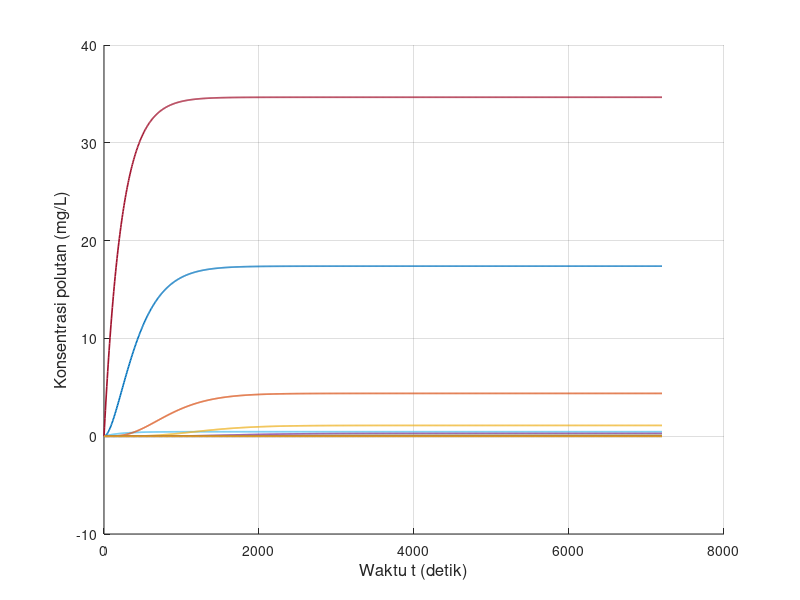

This figure's MATLAB source: (Note: this script raises an error after producing the figure.)
clear; clc; close all;

% Feby Syarief Al A`raaf
% 26050124130087
% Oseanografi C
%
% Simulasi difusi 1 dimensi metode Crank-Nicolson
% Sumber polutan kontinu
% Grafik: konsentrasi polutan terhadap waktu
% NIM = 087, sehingga:
% x = 0, y = 8, z = 7

x_digit = 0;
y_digit = 8;
z_digit = 7;

C_source = 10 * z_digit;

L = 3000;
T = 7200;

scenario(1).nama = 'Skenario 1';
scenario(1).dx   = 15;
scenario(1).dt   = 6;
scenario(1).G    = 0.5;
scenario(1).m    = 15 + z_digit;

scenario(2).nama = 'Skenario 2';
scenario(2).dx   = 30;
scenario(2).dt   = 6;
scenario(2).G    = 0.05;
scenario(2).m    = 30 + z_digit;

scenario(3).nama = 'Skenario 3';
scenario(3).dx   = 15;
scenario(3).dt   = 6;
scenario(3).G    = 1;
scenario(3).m    = 15 + z_digit;

folder_output = 'output_Kontinu_CN_Polutan_Terhadap_Waktu';
if ~exist(folder_output, 'dir')
    mkdir(folder_output);
end

for s = 1:numel(scenario)

    fprintf('\nMemproses %s\n', scenario(s).nama);

    dx       = scenario(s).dx;
    dt       = scenario(s).dt;
    G        = scenario(s).G;
    m_source = scenario(s).m;

    M_grid = round(L / dx) + 1;
    Mmax   = max(M_grid, m_source);
    Nmax   = round(T / dt);

    alpha = (G * dt) / (dx^2);

    fprintf('dx = %.3f m, dt = %.3f s, G = %.3f m^2/s, m = %d\n', dx, dt, G, m_source);
    fprintf('Mmax = %d, Nmax = %d, alpha = %.6f\n', Mmax, Nmax, alpha);

    F = zeros(Nmax + 1, Mmax);

    t_step = 0:Nmax;
    t_time = t_step * dt;

    rv = [10 12 14 16 19 21 23 24 26 28 30 32 34 36 38 40 42];
    rv_valid = rv(rv >= 1 & rv <= Mmax);

    if length(rv_valid) < length(rv)
        fprintf('%s: beberapa grid berada di luar domain sehingga tidak digrafikkan.\n', scenario(s).nama);
    end

    a = -alpha;
    b = 2 + 2 * alpha;
    c = -alpha;

    H = zeros(1, Mmax);
    Q = zeros(1, Mmax);
    D = zeros(1, Mmax);

    for n = 1:Nmax

        F(n, m_source) = C_source;

        for i = 2:(Mmax-1)
            D(i) = alpha * F(n, i+1) + (2 - 2 * alpha) * F(n, i) + alpha * F(n, i-1);
        end

        D(2)      = D(2) + alpha * F(n+1, 1);
        D(Mmax-1) = D(Mmax-1) + alpha * F(n+1, Mmax);

        H(2) = c / b;
        Q(2) = D(2) / b;

        for i = 3:(Mmax-1)
            denom = b - a * H(i-1);
            H(i) = c / denom;
            Q(i) = (D(i) - a * Q(i-1)) / denom;
        end

        F(n+1, Mmax-1) = Q(Mmax-1);

        for j = (Mmax-2):-1:2
            F(n+1, j) = H(j) * F(n+1, j+1) + Q(j);
        end

        F(n+1, 1)    = F(n+1, 2);
        F(n+1, Mmax) = F(n+1, Mmax-1);
        F(n+1, m_source) = C_source;
    end

    fig = figure('Visible', 'off', 'Position', [100 100 1400 600]);
    hold on;

    legend_text = {};

    for k = 1:length(rv_valid)
        plot(t_time, F(:, rv_valid(k)), 'LineWidth', 1.2);
        legend_text{end+1} = sprintf('m = %d', rv_valid(k));
    end

    grid on;
    xlabel('Waktu t (detik)', 'FontSize', 12);
    ylabel('Konsentrasi polutan (mg/L)', 'FontSize', 12);
    title(sprintf('%s - Konsentrasi polutan terhadap waktu', scenario(s).nama), ...
        'Feby Syarief-0087-Ose C', 'FontSize', 14, 'FontWeight', 'bold');
    xlim([t_time(1), t_time(end)]);

    y_max = max(F(:, rv_valid), [], 'all');
    if isempty(y_max) || isnan(y_max) || y_max <= 0
        ylim([0 1]);
    else
        ylim([0, max(C_source * 1.2, y_max * 1.1)]);
    end

    set(gca, 'FontSize', 11);

    legend(legend_text, ...
        'Location', 'northwest', ...
        'FontSize', 8, ...
        'NumColumns', 2, ...
        'Box', 'on');

    hold off;

    nama_file = sprintf('cn_kontinu_waktu_skenario_%d.png', s);
    saveas(fig, fullfile(folder_output, nama_file));
    close(fig);

    fprintf('%s selesai diproses.\n', scenario(s).nama);
end

fprintf('\nSemua skenario telah selesai diproses.\n');
